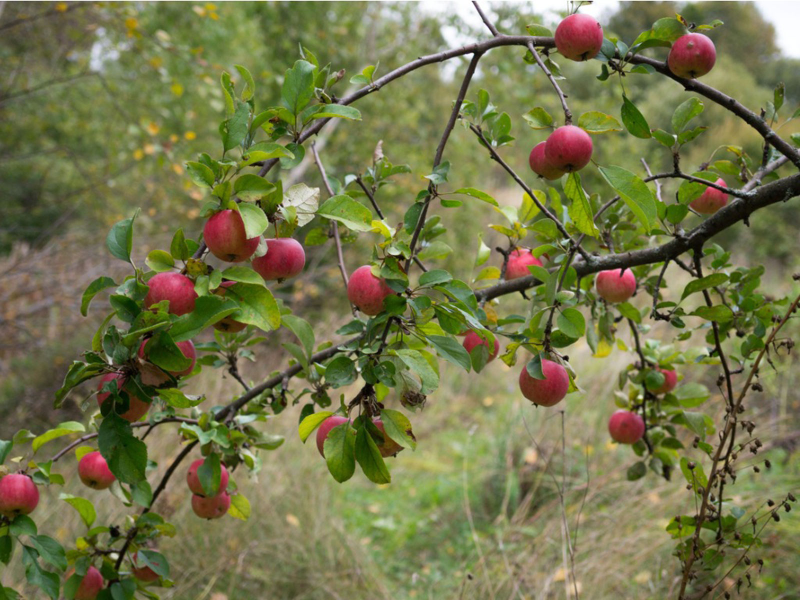
#> input picture week1/appletree.jpg, 1600 x 1200 px (shown at 1/2 size)
$ jupyter execute week1ex1.ipynb   (shell and % lines are left out)
#> lines starting #> are read from the running program, lines starting #| are printed output that depends on the picture; after the words box and inside, x2 and y2 are one past the last pixel; in counts of white or black regions, pixels touching at a corner belong together
[cell 1]
import cv2
cv2.__version__
import numpy as np
from matplotlib import pyplot as plt
import imutils

[cell 2]
bgr_img = cv2.imread("appletree.jpg")
#> bgr_img is the input picture: shape (1200, 1600, 3); mean B, G, R 74.3, 117, 116.1
b,g,r = cv2.split(bgr_img)       # get b,g,r
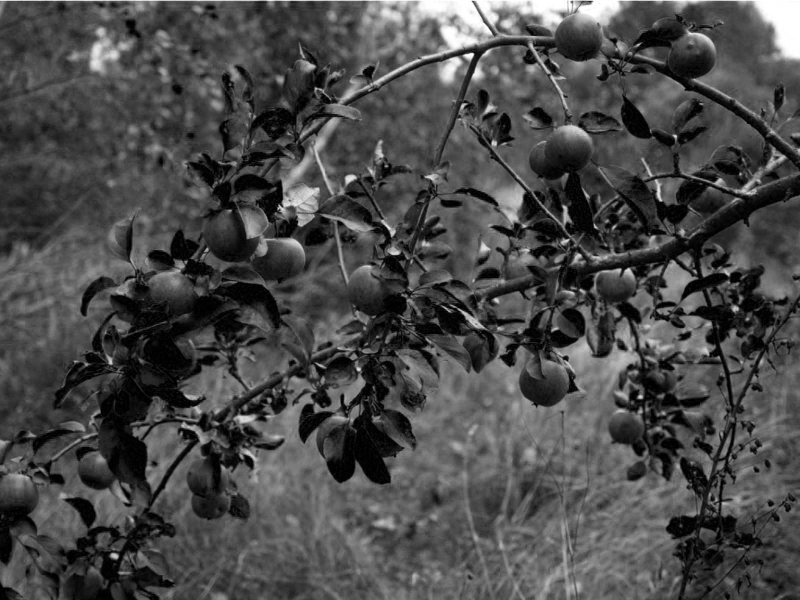
#> b: shape (1200, 1600) (shown at 1/2 size); min 0, max 255, mean 74.3
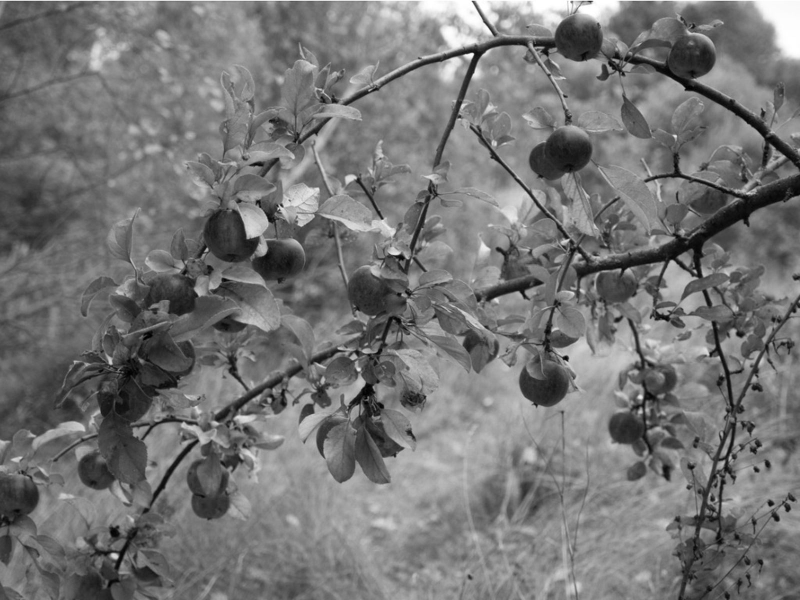
#> g: shape (1200, 1600) (shown at 1/2 size); min 0, max 255, mean 117
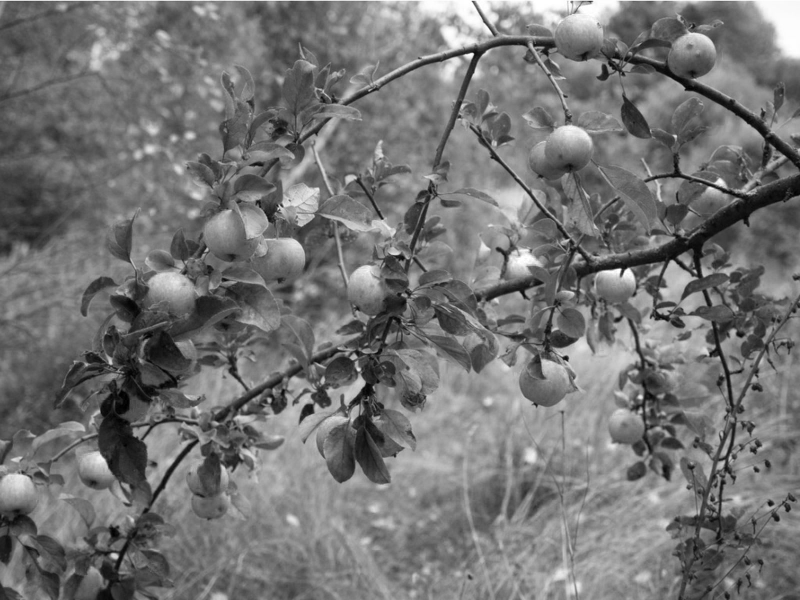
#> r: shape (1200, 1600) (shown at 1/2 size); min 0, max 255, mean 116.1
image = cv2.merge([r,g,b])
(h, w, d) = image.shape
#> h = 1200; w = 1600; d = 3
print("width={}, height={}, depth={}".format(w, h, d))
#| width=1600, height=1200, depth=3

[cell 3]
plt.imshow(image)

[cell 4]
titles=['r','g','b']
plt.figure(figsize = (16,4))
for i in range(3):
    channel = np.zeros_like(image)
    channel[:,:,i] = image[:,:,i]
    plt.subplot(1,3,i+1), plt.imshow(channel)
    plt.title(titles[i])
    plt.xticks([]),plt.yticks([])
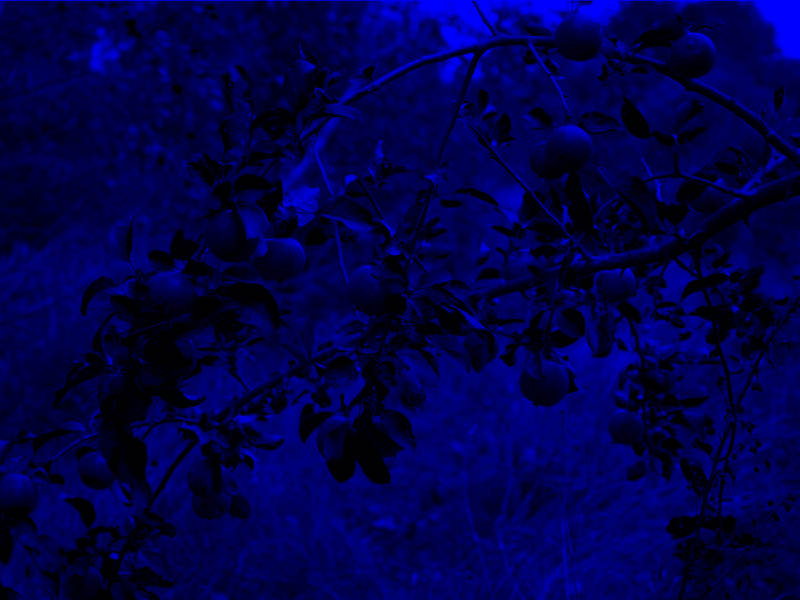
#> channel: shape (1200, 1600, 3) (shown at 1/2 size); mean R, G, B 0, 0, 74.3
plt.show()
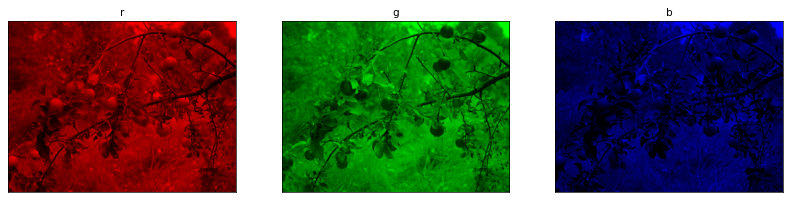
#> figure drawn by matplotlib, 3 panels

[cell 5]
(R, G, B) = image[50,980]
#> R = 127; G = 115; B = 125
print("R={}, G={}, B={}".format(R, G, B))
#| R=127, G=115, B=125

[cell 6]
hsv = cv2.cvtColor(image,cv2.COLOR_BGR2HSV)
#> hsv: shape (1200, 1600, 3); mean H, S, V 89, 111.5, 124.2
kernel = np.ones((19,19),np.uint8)  #
plt.imshow(image)
lowerBound = np.array([100,80,0])
upperBound = np.array([255,255,255])
mask = cv2.inRange(hsv,lowerBound,upperBound);
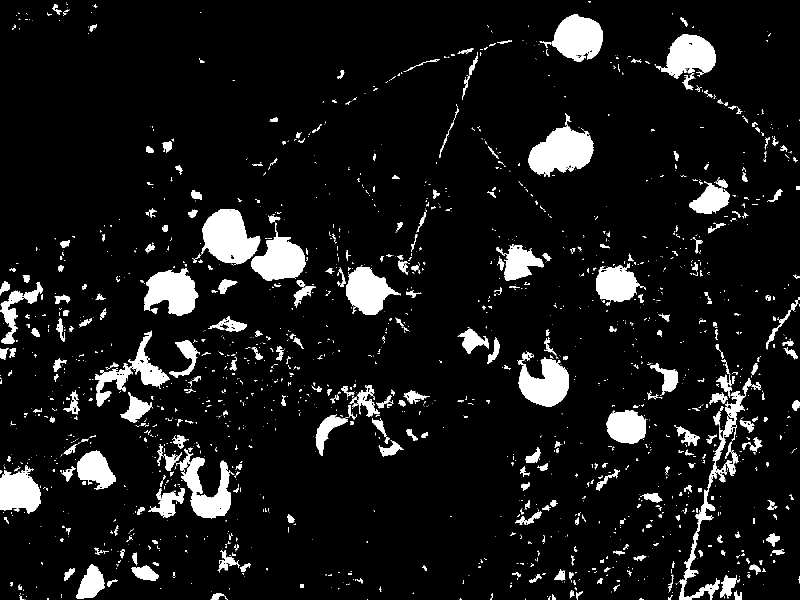
#> mask: shape (1200, 1600) (shown at 1/2 size); 8.6% white; 1846 white regions (1379 under 20 px)
image_result = cv2.bitwise_and(image,image,mask=mask)
#plt.imshow(image_result)
img = cv2.morphologyEx(image_result,cv2.MORPH_OPEN,kernel)
plt.imshow(img,cmap='gray')
img.dtype
# [4 lines of commented-out code are left out]

[cell 7]
# count
# 1 find contours
img2 =cv2.cvtColor(img, cv2.COLOR_RGB2GRAY)
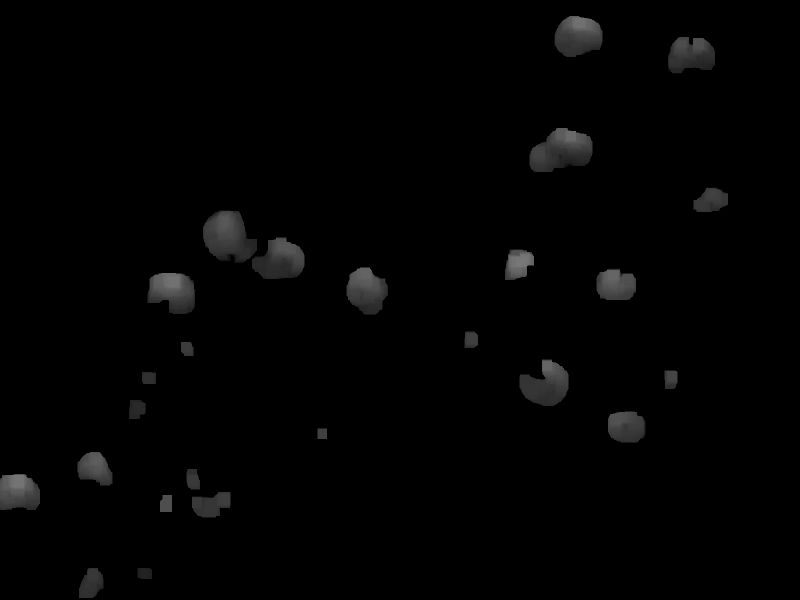
#> img2: shape (1200, 1600) (shown at 1/2 size); min 0, max 119, mean 2.9
img2.dtype
cnts = cv2.findContours(img2, cv2.RETR_EXTERNAL, cv2.CHAIN_APPROX_SIMPLE)
#> cnts = 25 contours; largest, box (x1, y1, x2, y2) and area: (406, 421, 514, 526) 7968, (1059, 256, 1185, 344) 7932, (504, 475, 609, 558) 6164, (1109, 32, 1205, 114) 6106, (295, 546, 390, 628) 5974
cnts = imutils.grab_contours(cnts)
output = image.copy()
print(cnts[1])
#> (printed output is left out)

[cell 8]
# 2
for c in cnts:
    # draw each contour on the output image with a 3px thick black outline
    cv2.drawContours(output, [c], -1, (0, 0, 0), 3)
#> this loop made 25 passes
#> c on pass 8: [[635, 857], [635, 877], [653, 877], [653, 857]]
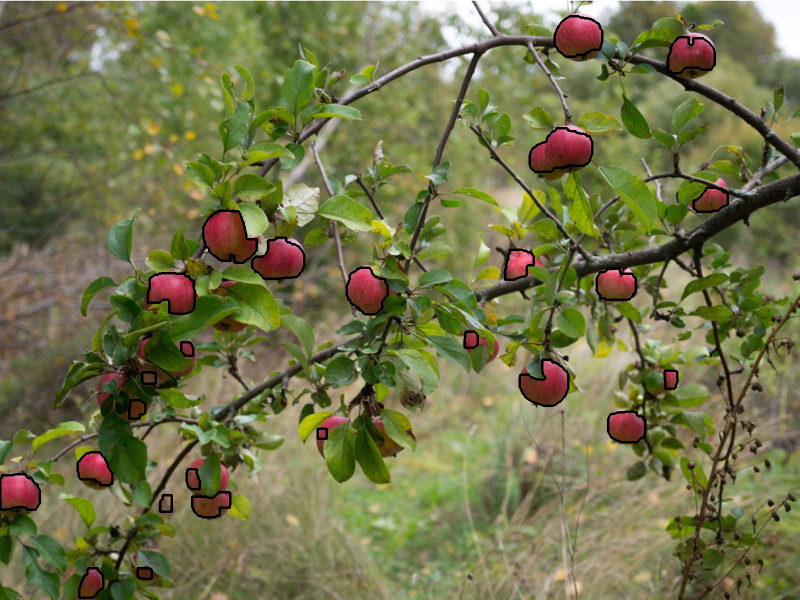
#> output: shape (1200, 1600, 3) (shown at 1/2 size); mean R, G, B 114.5, 115.9, 73.5

plt.imshow(output)

[cell 9]
# 3
text = "I found {} objects!".format(len(cnts))
#> text = 'I found 25 objects!'
cv2.putText(output, text, (10, 25),  cv2.FONT_HERSHEY_SIMPLEX, 0.7, (155, 0, 155), 2)
plt.imshow(output)
print(len(cnts))
#| 25

[cell 10]
#C change color
cv2.drawContours(output, [cnts[5]], -1, (255, 255, 0), -1)

plt.imshow(output)

[cell 11]
#D segment leaves
lowerBound = np.array([37,80,0])
upperBound = np.array([80,255,255])
mask = cv2.inRange(hsv,lowerBound,upperBound);
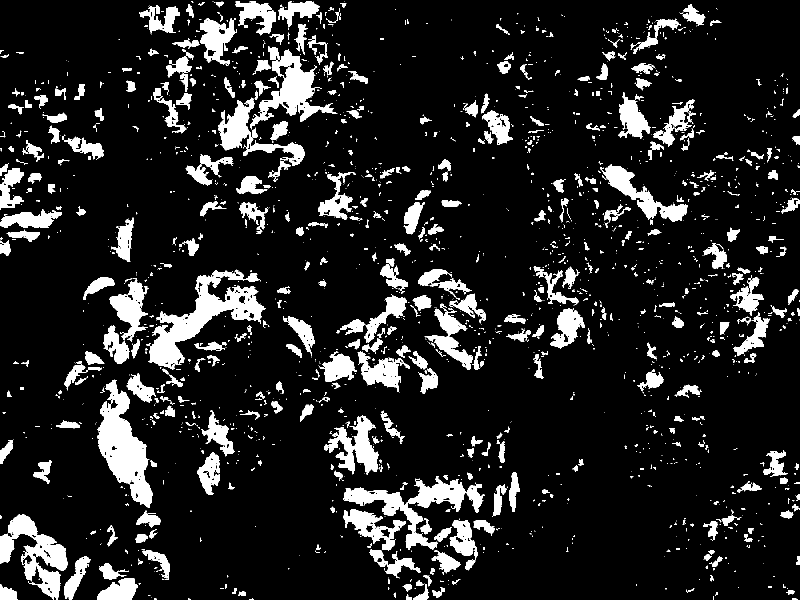
#> mask: shape (1200, 1600) (shown at 1/2 size); 13% white; 1963 white regions (1393 under 20 px), largest, box (x1, y1, x2, y2) and area: (293, 539, 532, 739) 14651, (195, 759, 306, 1016) 13083, (686, 952, 931, 1099) 9511
image_result = cv2.bitwise_and(image,image,mask=mask)
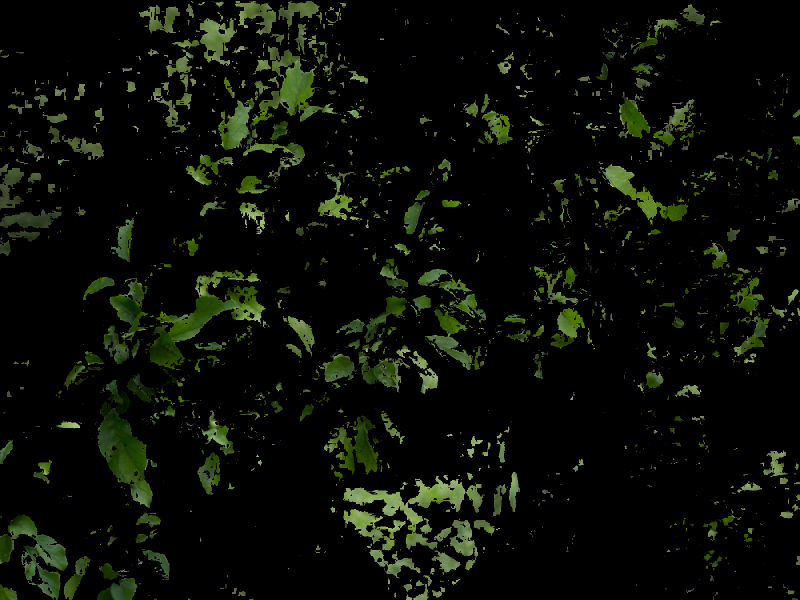
#> image_result: shape (1200, 1600, 3) (shown at 1/2 size); mean R, G, B 10.2, 13.5, 5.9
plt.imshow(image_result)
